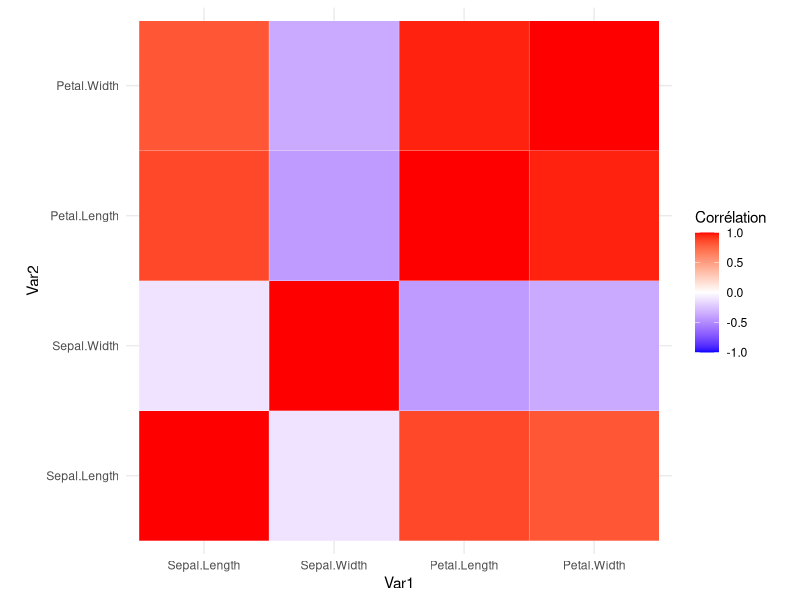
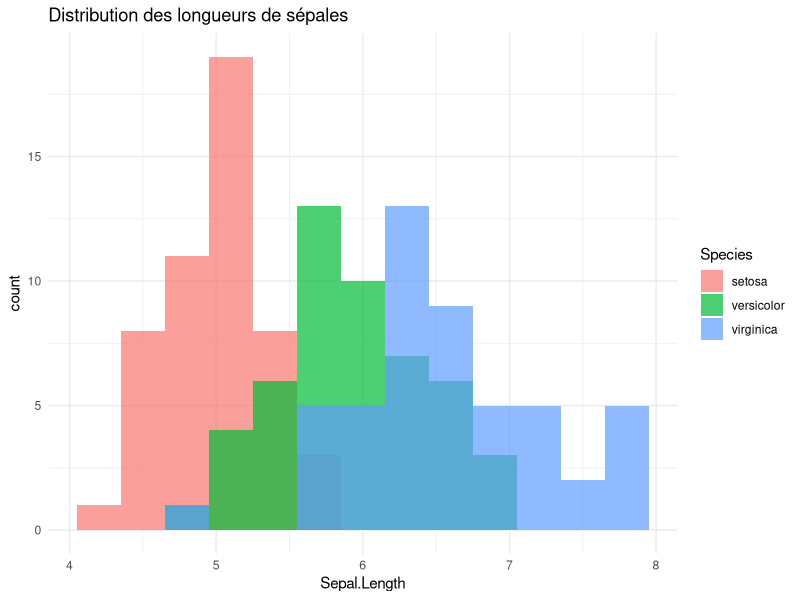
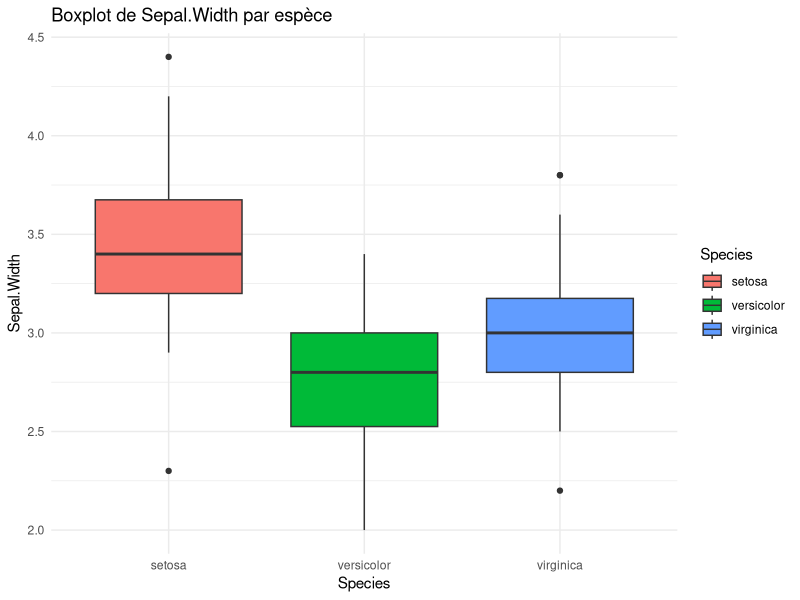
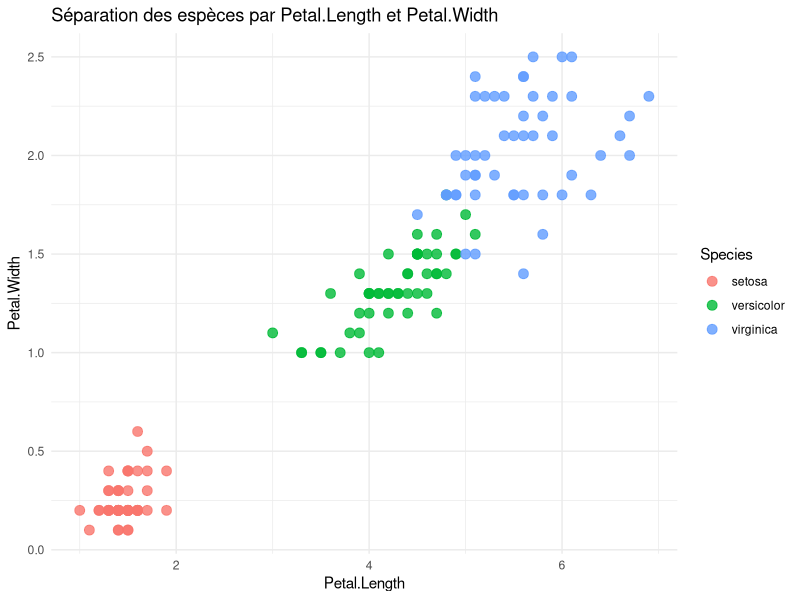

These figures' R source, in order:
## ---- chunk 1
library(dplyr)
iris %>%
  group_by(Species) %>%
  summarise(
    moy_long_sepale = mean(Sepal.Length),
    ecart_type_petale = sd(Petal.Width)
  )
## ---- chunk 2
cor_matrix <- cor(iris %>% select(-Species))
cor_matrix
## ---- chunk 3
library(ggplot2)
library(reshape2)
melted_cor <- melt(cor_matrix)
ggplot(melted_cor, aes(Var1, Var2, fill = value)) +
  geom_tile(color = "white") +
  scale_fill_gradient2(
    low = "blue", high = "red", mid = "white",
    midpoint = 0, limit = c(-1,1), space = "Lab",
    name = "Corrélation"
  ) +
  theme_minimal() +
  coord_fixed()
## ---- chunk 4
ggplot(iris, aes(x = Sepal.Length, fill = Species)) +
  geom_histogram(binwidth = 0.3, alpha = 0.7, position = "identity") +
  labs(title = "Distribution des longueurs de sépales") +
  theme_minimal()
## ---- chunk 5
ggplot(iris, aes(x = Species, y = Sepal.Width, fill = Species)) +
  geom_boxplot() +
  labs(title = "Boxplot de Sepal.Width par espèce") +
  theme_minimal()
## ---- chunk 6
ggplot(iris, aes(x = Petal.Length, y = Petal.Width, color = Species)) +
  geom_point(size = 3, alpha = 0.8) +
  labs(title = "Séparation des espèces par Petal.Length et Petal.Width") +
  theme_minimal()
